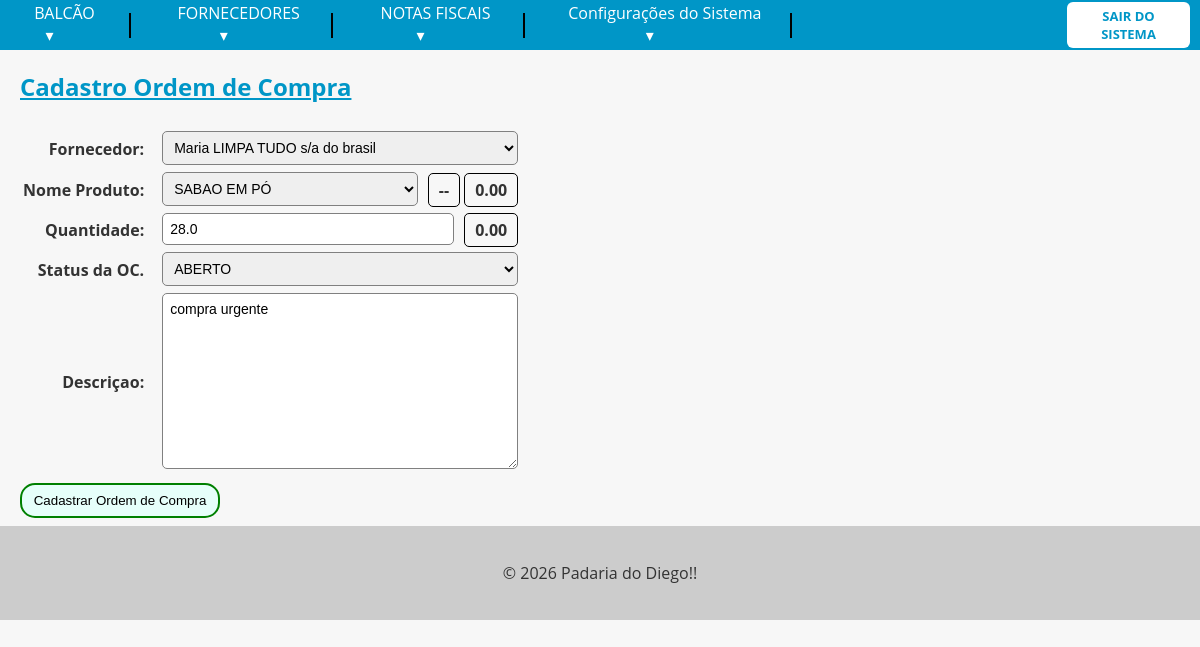
/ordem_compra/?id=11 (signed in), run on the app's committed database.
### fornecedores/models.py (models this page shows, shortened)
class OrdemCompra(models.Model):
    STATUS_CHOICES = [
        ("ABERTO", 'ABERTO'),
        ("FECHADO", 'FECHADO'),
        ("CANCELADO", 'CANCELADO'),
    ]
    numero_oc = models.PositiveIntegerField(unique=True, editable=False, verbose_name="Número Ordem de Compra")
    fornecedores = models.ForeignKey(Fornecedores, on_delete=models.PROTECT, verbose_name="Fornecedor")
    grupo_fornec = models.CharField(max_length=20, null=True, blank=True, editable=False, verbose_name="Grupo do Fornecedor")
    produto = models.ForeignKey(Produtos, on_delete=models.PROTECT, verbose_name="Nome Produto")
    unidade = models.CharField(max_length=10, null=True, blank=True, editable=False)
    preco_produto = models.DecimalField(max_digits=10, decimal_places=2, null=True, blank=True, editable=False, verbose_name="Preço produto")
    quantidade = models.FloatField(verbose_name="Quantidade")
    total_oc = models.DecimalField(max_digits=10, decimal_places=2, null=True, blank=True, editable=False, verbose_name="Total da OC.")
    status = models.CharField(max_length=20, choices=STATUS_CHOICES, default="ABERTO", verbose_name="Status da OC.")
    descricao = models.TextField(null=True, blank=True, verbose_name="Descriçao")
    data_oc = models.DateTimeField(auto_now_add=True, verbose_name="Data da Ordem de Compra")

### fornecedores/views.py (the view)
# urls.py: path("ordem_compra/", ordem_compra_view, name="ordem_compra"),
def ordem_compra_view(request):
    id_oc = request.GET.get("id")
    instancia = get_object_or_404(OrdemCompra, id=id_oc) if id_oc else None
    if request.method == "POST":
        ordem_compra = OrdemCompraForm(request.POST, instance=instancia)
        if ordem_compra.is_valid():
            ordem_compra.save()
            return redirect("listar_ordens_compra")
    else:
        ordem_compra = OrdemCompraForm(instance=instancia)
    precos = Produtos.objects.values("id", "preco", "tipo_produto__tipo_unidade")
    precos_dict = {item["id"]: [float(item["preco"]), item["tipo_produto__tipo_unidade"]] for item in precos}
    return render(
        request,
        "ordem_compra.html",
        {"ordem_compra": ordem_compra,
         "precos_dict": precos_dict},
    )

### fornecedores/forms.py
class OrdemCompraForm(forms.ModelForm):
    class Meta:
        model = OrdemCompra
        fields = ["fornecedores", "produto", "quantidade", "status", "descricao"]
    def __init__(self, *args, **kwargs):
        super().__init__(*args, **kwargs)
        if self.instance.pk:
            self.fields['status'].choices = [
                ("ABERTO", "ABERTO"),
                ("CANCELADO", "CANCELADO"),
            ]
        else:
            self.fields['status'].choices = [("ABERTO", "ABERTO")]

### balcao/models.py (called while the page is built)
    def __str__(self):
        return self.nome_produto

### fornecedores/models.py (called while the page is built)
    def __str__(self):
        return self.nome_fornecedor

### fornecedores/templates/ordem_compra.html (shortened to what this page needs)
{% extends "base.html" %}
{% block content %}
    <h2 style="color: #0096c7; margin-bottom: 20px; margin-left: 20px; padding-bottom: 5px; text-align: left; text-decoration: underline;">
        Cadastro Ordem de Compra
    </h2>
    <form method="post">
        <table class="tabela-form" style="margin-left: 20px;">
            {% for field in ordem_compra %}
                <tr>
                    <td> {{field.label_tag}} </td>
                    <td style="display: flex; align-items: center; gap: 10px">
                    {{field}}
                    {% if field.name == "produto" %}
                        <span style="white-space: nowrap; font-weight: bold;">
                            <span id="unidade" style="border: 1px solid black; padding: 5px 10px; border-radius: 5px;">--</span>
                            <span id="exibir-preco" style="border: 1px solid black; padding: 5px 10px; border-radius: 5px;">0.00</span>
                        </span>
                    {% else %}
                        {% if field.name == "quantidade" %}
                            <span style="white-space: nowrap;">
                                <span id="total-oc" style="font-weight: bold; border: 1px solid black; padding: 5px 10px; border-radius: 5px;">0.00</span>
                            </span>
                        {% endif %}
                    {% endif %}
                    </td>
                </tr>
            {% endfor %}
        </table>
        <input type="submit" value="Cadastrar Ordem de Compra" class="btn-verde" style="width: 200px; margin-left: 20px;">
    </form>
{% endblock %}

### app/templates/base.html (style rules this page uses)
body { font-family: 'Open Sans', sans-serif; background-color: #f7f7f7; color: #333; margin: 0; padding: 0; }
.tabela-form input, .tabela-form textarea, .tabela-form select { width: 100%; padding: 7px; margin-bottom: 3px; border: 1px solid gray; border-radius: 5px; font-size: 14px; font-family: Arial, sans-serif; }
.btn-verde { width: 150px; height: 35px; border: 2px solid green; border-radius: 15px; background-color: #e6fffa; cursor: pointer; transition: 0.3s; margin-top: 8px; margin-bottom: 8px; }
.tabela-form td:first-child { text-align: right; padding-right: 15px; font-weight: bold; }

### data on the page
OrdemCompra: ordem_compra "Maria LIMPA TUDO s/a do brasil" "SABAO EM PÓ" "28.0" "ABERTO" "compra urgente"

### other printed values
{{ field.label_tag }} "Fornecedor:" "Nome Produto:" "Quantidade:" "Status da OC." "Descriçao:"
